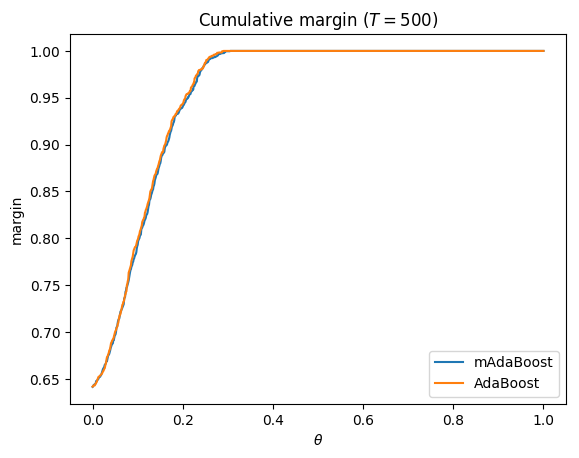

This chart was generated by the following Python code:
# Python3

import numpy as np
import pickle
import matplotlib.pyplot as plt
from sklearn.tree import DecisionTreeClassifier
from weight_boosting_rho import AdaBoostClassifier as myBoost
from sklearn.ensemble import AdaBoostClassifier as skBoost
from sklearn.model_selection import cross_val_score

# load data

with open ('data/data_python', 'rb') as _file:
    [xTrain,yTrain,xTest,yTest] = pickle.load(_file)

# boost

baseStump = DecisionTreeClassifier(max_depth=1, min_samples_leaf=1)
baseStump.fit(xTrain, yTrain)

# modified boost with best parameters - margin

T = 500
rho = 2**(-10)

_myBoost = myBoost(base_estimator=baseStump,
	learning_rate=1.,
	n_estimators=T,
	algorithm="SAMME",
	rho=rho)

_myBoost.fit(xTrain,yTrain)
myMargin = _myBoost.margin(xTrain,yTrain)

# classic boost with best parameters - margin

_skBoost = myBoost(base_estimator=baseStump,
	learning_rate=1.,
	n_estimators=T,
	algorithm="SAMME")

_skBoost.fit(xTrain,yTrain)
skMargin = _skBoost.margin(xTrain,yTrain)

# plot

plt.title('Cumulative margin ($T=500$)')
plt.xlabel('$\\theta$')
plt.ylabel('margin')

plt.plot(myMargin[0,:],myMargin[1,:],label='mAdaBoost')
plt.plot(skMargin[0,:],skMargin[1,:],label='AdaBoost')

plt.legend()
plt.savefig('margin', bbox_inches='tight')
plt.show() #
